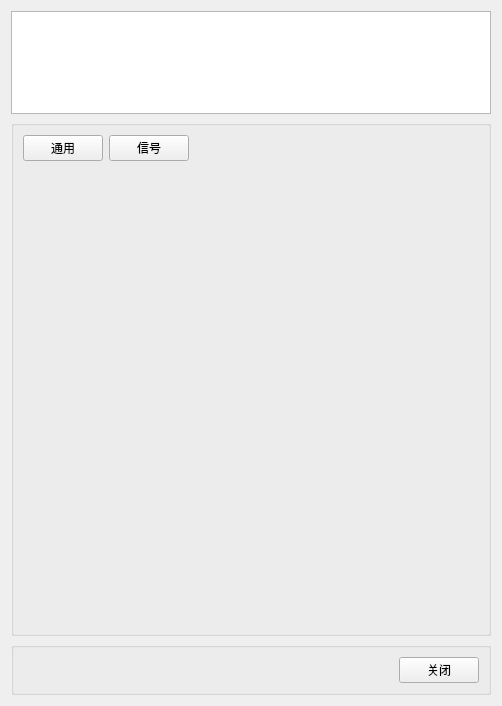
<?xml version="1.0" encoding="UTF-8"?>
<ui version="4.0">
 <class>infowidget</class>
 <widget class="QWidget" name="infowidget">
  <property name="geometry">
   <rect>
    <x>0</x>
    <y>0</y>
    <width>502</width>
    <height>706</height>
   </rect>
  </property>
  <property name="windowTitle">
   <string>Form</string>
  </property>
  <layout class="QVBoxLayout" name="verticalLayout_2" stretch="2,10,1">
   <item>
    <widget class="QTextEdit" name="textEdit"/>
   </item>
   <item>
    <widget class="QGroupBox" name="groupBox_2">
     <property name="title">
      <string/>
     </property>
     <layout class="QVBoxLayout" name="verticalLayout">
      <item>
       <widget class="QGroupBox" name="groupBox_3">
        <property name="styleSheet">
         <string notr="true">QGroupBox {
    border: none;
}</string>
        </property>
        <property name="title">
         <string/>
        </property>
        <property name="flat">
         <bool>false</bool>
        </property>
        <layout class="QHBoxLayout" name="horizontalLayout_2">
         <property name="leftMargin">
          <number>0</number>
         </property>
         <property name="topMargin">
          <number>0</number>
         </property>
         <property name="rightMargin">
          <number>0</number>
         </property>
         <property name="bottomMargin">
          <number>0</number>
         </property>
         <item>
          <widget class="QPushButton" name="generalButton">
           <property name="text">
            <string>通用</string>
           </property>
          </widget>
         </item>
         <item>
          <widget class="QPushButton" name="singalButton">
           <property name="text">
            <string>信号</string>
           </property>
          </widget>
         </item>
         <item>
          <spacer name="horizontalSpacer_2">
           <property name="orientation">
            <enum>Qt::Horizontal</enum>
           </property>
           <property name="sizeHint" stdset="0">
            <size>
             <width>251</width>
             <height>20</height>
            </size>
           </property>
          </spacer>
         </item>
        </layout>
       </widget>
      </item>
      <item>
       <widget class="QStackedWidget" name="stackedWidget">
        <property name="currentIndex">
         <number>0</number>
        </property>
        <widget class="QWidget" name="page_1"/>
        <widget class="QWidget" name="page_2"/>
       </widget>
      </item>
     </layout>
    </widget>
   </item>
   <item>
    <widget class="QGroupBox" name="groupBox">
     <property name="title">
      <string/>
     </property>
     <layout class="QHBoxLayout" name="horizontalLayout">
      <item>
       <spacer name="horizontalSpacer">
        <property name="orientation">
         <enum>Qt::Horizontal</enum>
        </property>
        <property name="sizeHint" stdset="0">
         <size>
          <width>353</width>
          <height>20</height>
         </size>
        </property>
       </spacer>
      </item>
      <item>
       <widget class="QPushButton" name="close">
        <property name="text">
         <string>关闭</string>
        </property>
       </widget>
      </item>
     </layout>
    </widget>
   </item>
  </layout>
 </widget>
 <resources/>
 <connections>
  <connection>
   <sender>close</sender>
   <signal>clicked()</signal>
   <receiver>infowidget</receiver>
   <slot>close()</slot>
   <hints>
    <hint type="sourcelabel">
     <x>432</x>
     <y>668</y>
    </hint>
    <hint type="destinationlabel">
     <x>250</x>
     <y>352</y>
    </hint>
   </hints>
  </connection>
 </connections>
</ui>
